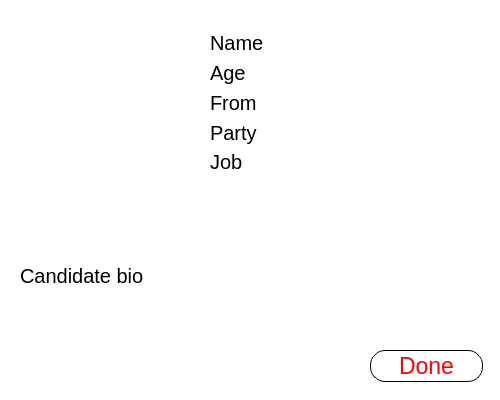
<?xml version="1.0" encoding="UTF-8"?>
<ui version="4.0">
 <class>BioDialog</class>
 <widget class="QDialog" name="BioDialog">
  <property name="geometry">
   <rect>
    <x>0</x>
    <y>0</y>
    <width>500</width>
    <height>400</height>
   </rect>
  </property>
  <property name="minimumSize">
   <size>
    <width>0</width>
    <height>0</height>
   </size>
  </property>
  <property name="windowTitle">
   <string>Candidate Bio</string>
  </property>
  <property name="styleSheet">
   <string notr="true">     background-color:white;
</string>
  </property>
  <widget class="QLabel" name="label">
   <property name="geometry">
    <rect>
     <x>20</x>
     <y>20</y>
     <width>151</width>
     <height>161</height>
    </rect>
   </property>
   <property name="styleSheet">
    <string notr="true">
	border-image: url(:/head/Resources/headshot_dc-celebrity-portrait-photographers.jpg)
</string>
   </property>
   <property name="text">
    <string/>
   </property>
  </widget>
  <widget class="QLabel" name="nameLabel">
   <property name="geometry">
    <rect>
     <x>210</x>
     <y>30</y>
     <width>271</width>
     <height>25</height>
    </rect>
   </property>
   <property name="font">
    <font>
     <pointsize>15</pointsize>
    </font>
   </property>
   <property name="text">
    <string>Name</string>
   </property>
  </widget>
  <widget class="QLabel" name="ageLabel">
   <property name="geometry">
    <rect>
     <x>210</x>
     <y>60</y>
     <width>271</width>
     <height>25</height>
    </rect>
   </property>
   <property name="font">
    <font>
     <pointsize>15</pointsize>
    </font>
   </property>
   <property name="text">
    <string>Age</string>
   </property>
  </widget>
  <widget class="QLabel" name="fromLabel">
   <property name="geometry">
    <rect>
     <x>210</x>
     <y>90</y>
     <width>271</width>
     <height>25</height>
    </rect>
   </property>
   <property name="font">
    <font>
     <pointsize>15</pointsize>
    </font>
   </property>
   <property name="text">
    <string>From</string>
   </property>
  </widget>
  <widget class="QLabel" name="partyLabel">
   <property name="geometry">
    <rect>
     <x>210</x>
     <y>120</y>
     <width>271</width>
     <height>25</height>
    </rect>
   </property>
   <property name="font">
    <font>
     <pointsize>15</pointsize>
    </font>
   </property>
   <property name="text">
    <string>Party</string>
   </property>
  </widget>
  <widget class="QLabel" name="bioLabel">
   <property name="geometry">
    <rect>
     <x>20</x>
     <y>200</y>
     <width>461</width>
     <height>151</height>
    </rect>
   </property>
   <property name="font">
    <font>
     <pointsize>15</pointsize>
    </font>
   </property>
   <property name="styleSheet">
    <string notr="true"/>
   </property>
   <property name="text">
    <string>Candidate bio</string>
   </property>
  </widget>
  <widget class="QPushButton" name="doneButton">
   <property name="geometry">
    <rect>
     <x>370</x>
     <y>350</y>
     <width>113</width>
     <height>32</height>
    </rect>
   </property>
   <property name="font">
    <font>
     <pointsize>17</pointsize>
    </font>
   </property>
   <property name="styleSheet">
    <string notr="true">QPushButton
{
	color:red;
	border: 1px solid #000000;
					 border-radius: 15px;
}

QPushButton:pressed
{
	color:red;
     background-color:rgba(0, 145, 255, 128);
}
</string>
   </property>
   <property name="text">
    <string>Done</string>
   </property>
  </widget>
  <widget class="QLabel" name="jobLabel">
   <property name="geometry">
    <rect>
     <x>210</x>
     <y>150</y>
     <width>271</width>
     <height>51</height>
    </rect>
   </property>
   <property name="font">
    <font>
     <pointsize>15</pointsize>
    </font>
   </property>
   <property name="text">
    <string>Job</string>
   </property>
   <property name="alignment">
    <set>Qt::AlignLeading|Qt::AlignLeft|Qt::AlignTop</set>
   </property>
   <property name="wordWrap">
    <bool>true</bool>
   </property>
  </widget>
 </widget>
 <resources/>
 <connections/>
</ui>
